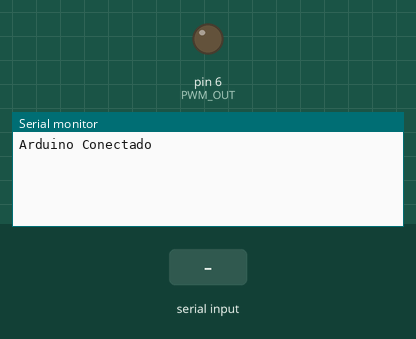
Recording of a program running on a simulated Arduino Uno, built with avr-gcc and run on an emulated ATmega328P. On the bench: output pins drawn as LEDs (lit = HIGH), the last lines printed to the serial monitor. The inputs (shaded band) are chosen by the test bench.

Above: at 1.2 s.
1.3 s: "90,45\n" received over Serial
At 3.5 s:
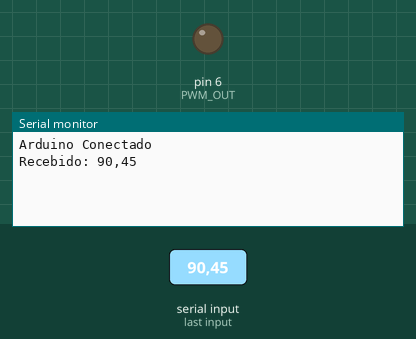
3.8 s: "5\n" received over Serial
At 5.2 s:
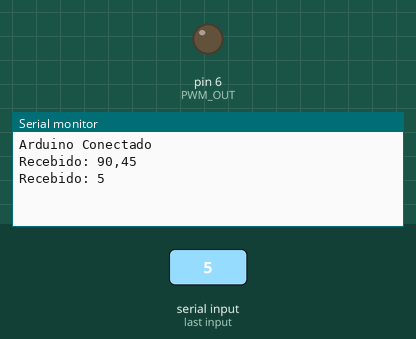

Measured:
- after the input at 1.3 s, the serial monitor: prints a new line after 1.0 s (image 1)
- after the input at 3.8 s, the serial monitor: prints a new line after 1.0 s (image 2)

The program:

main.cpp
```cpp
#include <Arduino.h>

#define PWM_OUT 6

String buffer;
void passo_posicao(int i);

void setup() {
  // put your setup code here, to run once:
  pinMode(PWM_OUT, OUTPUT);
  Serial.begin(9600);
  Serial.println("Arduino Conectado");
}

void loop() {
  // put your main code here, to run repeatedly:
  int16_t pos = 0;
  if(Serial.available()){
    buffer = Serial.readString();
    Serial.print("Recebido: ");
    Serial.println(buffer);
    pos = buffer.toInt();

    passo_posicao(pos);
  }
}

void passo_posicao(int i){
  static uint32_t timer = 0;

  timer = millis();
  digitalWrite(6, HIGH);
  delayMicroseconds(1500 + 100*i/9);
  digitalWrite(6, LOW);

  //while(millis() - timer < 20);
}
```
